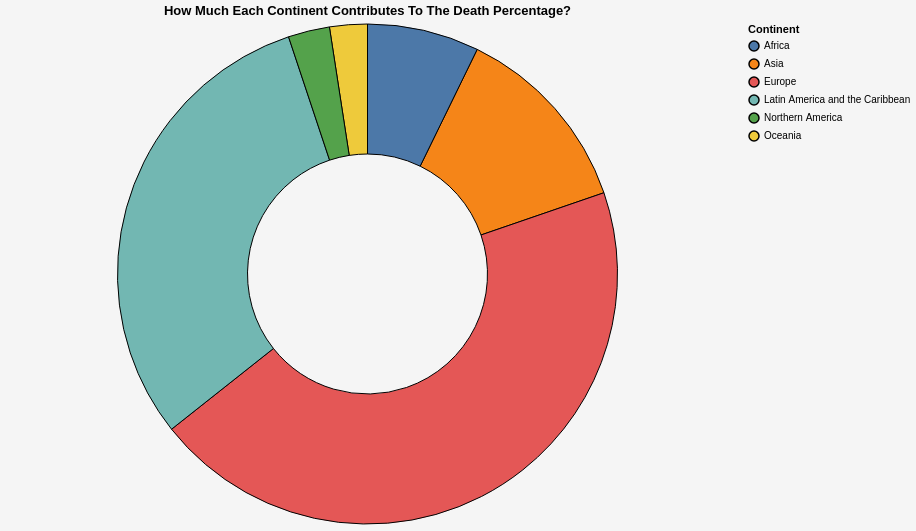

The Vega-Lite source for this figure:
### Vega-Lite specification from a JSON file in a GitHub repository (floating-point values rounded to 4 significant figures; data arrays with more than 128 entries replaced by an {"elided": "..."} marker saying what was removed)
{"$schema": "https://vega.github.io/schema/vega-lite/v5.json", "background": "whitesmoke", "width": 725, "height": 500, "title": "How Much Each Continent Contributes To The Death Percentage?", "data": {"values": {"elided": "225 records"}}, "transform": [{"joinaggregate": [{"op": "sum", "field": "TotalDeathsPer1MPop", "as": "Total_Deaths"}]}, {"calculate": "datum.TotalDeathsPer1MPop/datum.Total_Deaths * 100", "as": "PercentOfTotal"}], "layer": [{"mark": {"type": "arc", "innerRadius": 120, "stroke": "black"}}], "encoding": {"theta": {"field": "PercentOfTotal", "type": "quantitative", "aggregate": "sum", "title": "Death Percentage", "stack": true}, "color": {"field": "Continent", "type": "nominal"}, "fillOpacity": {"value": 1}, "tooltip": [{"field": "Continent"}, {"field": "PercentOfTotal", "aggregate": "sum", "title": "Total Death Percentage", "format": ".2f"}]}, "config": {"style": {"view": {}}, "text": {"fontWeight": "bold", "font": "Sans-Serif"}}}
